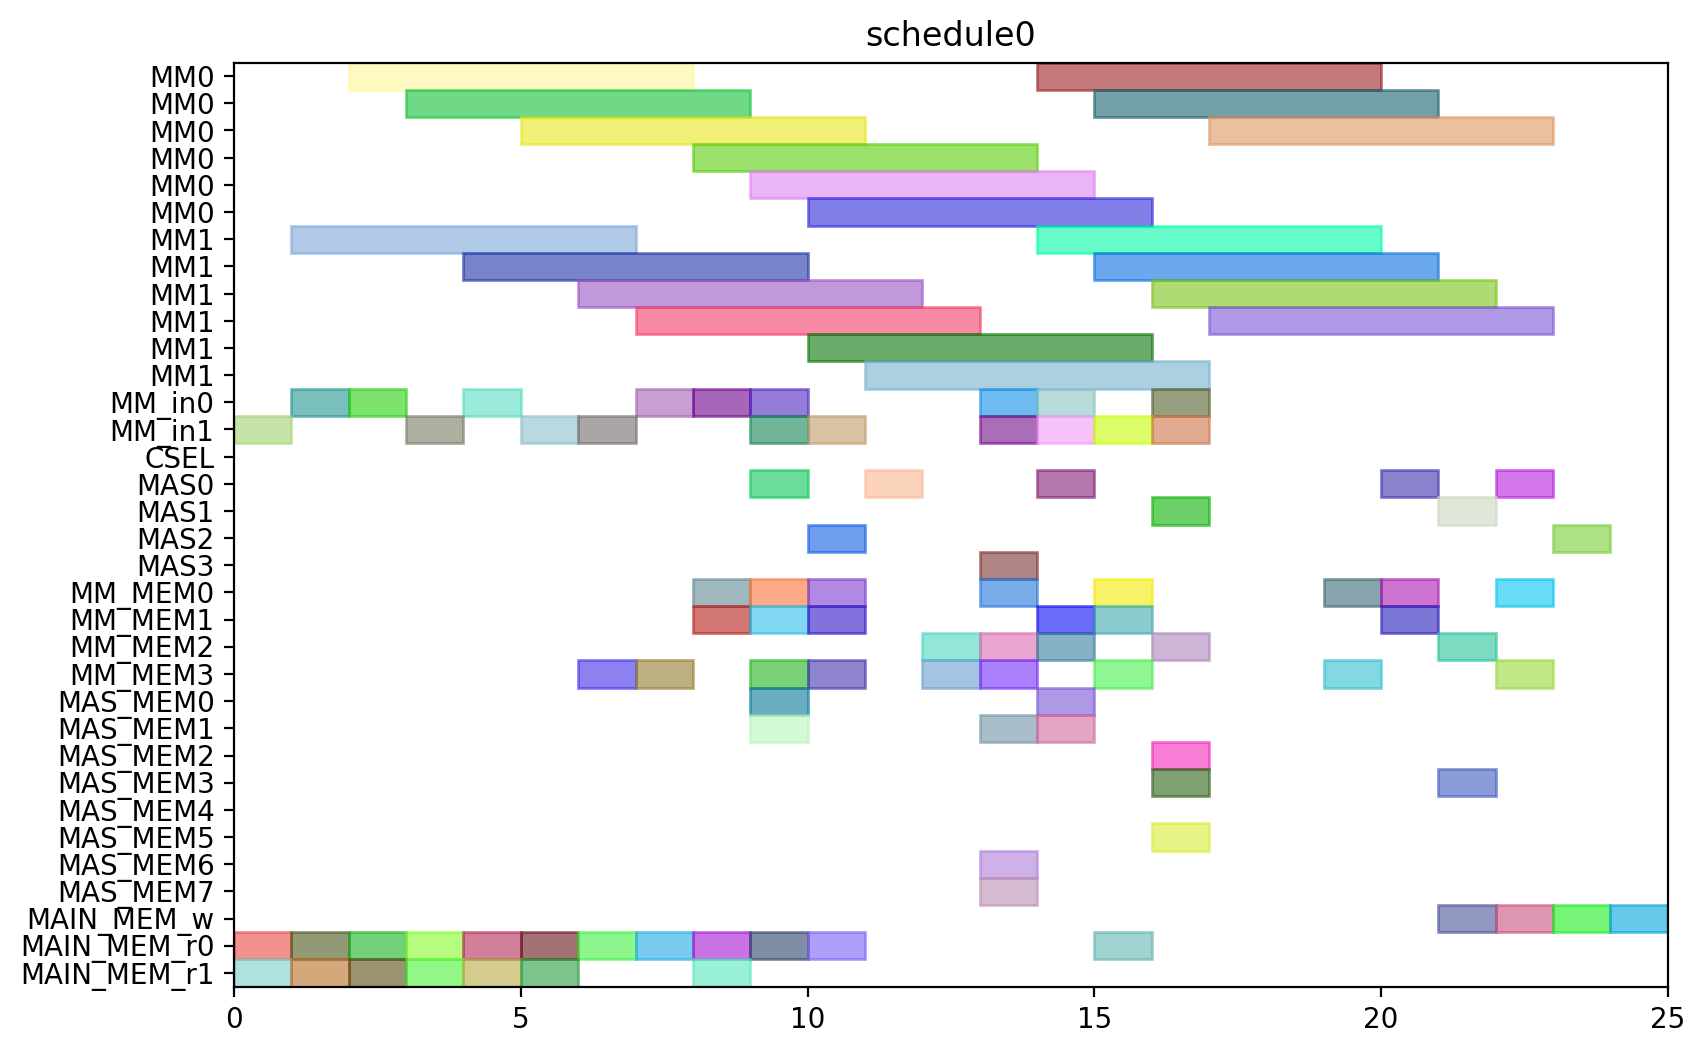

This chart was generated by the following Python code:
from pyschedule import Scenario, solvers, plotters, alt


def solve():
	horizon = 120
	S = Scenario("schedule0", horizon=horizon)

	# resource
	MM = S.Resources('MM', num=2, size=6)
	MM_in = S.Resources('MM_in', num=2)
	CSEL = S.Resource('CSEL')
	MAS = S.Resources('MAS', num=4, size=1, periods=range(1, horizon))
	MM_MEM = S.Resources('MM_MEM', num=4)
	MAS_MEM = S.Resources('MAS_MEM', num=8)
	MAIN_MEM_w = S.Resource('MAIN_MEM_w', size=1)
	MAIN_MEM_r = S.Resources('MAIN_MEM_r', num=2)

	# result of previous scheduling

	# new tasks
	T1 = S.Task('T1', length=6, delay_cost=1)
	T1 += alt(MM)
	T1_in = S.Task('T1_in', length=1, delay_cost=1)
	T1_in += alt(MM_in)
	S += T1_in*MM_in[0]<=T1*MM[0]
	S += T1_in*MM_in[1]<=T1*MM[1]
	T1_mem0 = S.Task('T1_mem0', length=1, delay_cost=1)
	T1_mem0 += MAIN_MEM_r[0]
	S += T1_mem0 <= T1

	T1_mem1 = S.Task('T1_mem1', length=1, delay_cost=1)
	T1_mem1 += MAIN_MEM_r[1]
	S += T1_mem1 <= T1

	T2 = S.Task('T2', length=6, delay_cost=1)
	T2 += alt(MM)
	T2_in = S.Task('T2_in', length=1, delay_cost=1)
	T2_in += alt(MM_in)
	S += T2_in*MM_in[0]<=T2*MM[0]
	S += T2_in*MM_in[1]<=T2*MM[1]
	T2_mem0 = S.Task('T2_mem0', length=1, delay_cost=1)
	T2_mem0 += MAIN_MEM_r[0]
	S += T2_mem0 <= T2

	T2_mem1 = S.Task('T2_mem1', length=1, delay_cost=1)
	T2_mem1 += MAIN_MEM_r[1]
	S += T2_mem1 <= T2

	T3 = S.Task('T3', length=6, delay_cost=1)
	T3 += alt(MM)
	T3_in = S.Task('T3_in', length=1, delay_cost=1)
	T3_in += alt(MM_in)
	S += T3_in*MM_in[0]<=T3*MM[0]
	S += T3_in*MM_in[1]<=T3*MM[1]
	T3_mem0 = S.Task('T3_mem0', length=1, delay_cost=1)
	T3_mem0 += MAIN_MEM_r[0]
	S += T3_mem0 <= T3

	T3_mem1 = S.Task('T3_mem1', length=1, delay_cost=1)
	T3_mem1 += MAIN_MEM_r[1]
	S += T3_mem1 <= T3

	T4 = S.Task('T4', length=6, delay_cost=1)
	T4 += alt(MM)
	T4_in = S.Task('T4_in', length=1, delay_cost=1)
	T4_in += alt(MM_in)
	S += T4_in*MM_in[0]<=T4*MM[0]
	S += T4_in*MM_in[1]<=T4*MM[1]
	T4_mem0 = S.Task('T4_mem0', length=1, delay_cost=1)
	T4_mem0 += MAIN_MEM_r[0]
	S += T4_mem0 <= T4

	T4_mem1 = S.Task('T4_mem1', length=1, delay_cost=1)
	T4_mem1 += MAIN_MEM_r[1]
	S += T4_mem1 <= T4

	T5 = S.Task('T5', length=6, delay_cost=1)
	T5 += alt(MM)
	T5_in = S.Task('T5_in', length=1, delay_cost=1)
	T5_in += alt(MM_in)
	S += T5_in*MM_in[0]<=T5*MM[0]
	S += T5_in*MM_in[1]<=T5*MM[1]
	T5_mem0 = S.Task('T5_mem0', length=1, delay_cost=1)
	T5_mem0 += MAIN_MEM_r[0]
	S += T5_mem0 <= T5

	T5_mem1 = S.Task('T5_mem1', length=1, delay_cost=1)
	T5_mem1 += MAIN_MEM_r[1]
	S += T5_mem1 <= T5

	T6 = S.Task('T6', length=6, delay_cost=1)
	T6 += alt(MM)
	T6_in = S.Task('T6_in', length=1, delay_cost=1)
	T6_in += alt(MM_in)
	S += T6_in*MM_in[0]<=T6*MM[0]
	S += T6_in*MM_in[1]<=T6*MM[1]
	T6_mem0 = S.Task('T6_mem0', length=1, delay_cost=1)
	T6_mem0 += MAIN_MEM_r[0]
	S += T6_mem0 <= T6

	T6_mem1 = S.Task('T6_mem1', length=1, delay_cost=1)
	T6_mem1 += MAIN_MEM_r[1]
	S += T6_mem1 <= T6

	T7 = S.Task('T7', length=6, delay_cost=1)
	T7 += alt(MM)
	T7_in = S.Task('T7_in', length=1, delay_cost=1)
	T7_in += alt(MM_in)
	S += T7_in*MM_in[0]<=T7*MM[0]
	S += T7_in*MM_in[1]<=T7*MM[1]
	T7_mem0 = S.Task('T7_mem0', length=1, delay_cost=1)
	T7_mem0 += MAIN_MEM_r[0]
	S += T7_mem0 <= T7

	T7_mem1 = S.Task('T7_mem1', length=1, delay_cost=1)
	T7_mem1 += MAIN_MEM_r[1]
	S += T7_mem1 <= T7

	T8 = S.Task('T8', length=6, delay_cost=1)
	T8 += alt(MM)
	T8_in = S.Task('T8_in', length=1, delay_cost=1)
	T8_in += alt(MM_in)
	S += T8_in*MM_in[0]<=T8*MM[0]
	S += T8_in*MM_in[1]<=T8*MM[1]
	T8_mem0 = S.Task('T8_mem0', length=1, delay_cost=1)
	T8_mem0 += MAIN_MEM_r[0]
	S += T8_mem0 <= T8

	T8_mem1 = S.Task('T8_mem1', length=1, delay_cost=1)
	T8_mem1 += alt(MM_MEM)
	S += (T1*MM[0])-1 < T8_mem1*MM_MEM[1]
	S += (T1*MM[1])-1 < T8_mem1*MM_MEM[3]
	S += T8_mem1 <= T8

	T9 = S.Task('T9', length=6, delay_cost=1)
	T9 += alt(MM)
	T9_in = S.Task('T9_in', length=1, delay_cost=1)
	T9_in += alt(MM_in)
	S += T9_in*MM_in[0]<=T9*MM[0]
	S += T9_in*MM_in[1]<=T9*MM[1]
	T9_mem0 = S.Task('T9_mem0', length=1, delay_cost=1)
	T9_mem0 += MAIN_MEM_r[0]
	S += T9_mem0 <= T9

	T9_mem1 = S.Task('T9_mem1', length=1, delay_cost=1)
	T9_mem1 += alt(MM_MEM)
	S += (T1*MM[0])-1 < T9_mem1*MM_MEM[1]
	S += (T1*MM[1])-1 < T9_mem1*MM_MEM[3]
	S += T9_mem1 <= T9

	T10 = S.Task('T10', length=6, delay_cost=1)
	T10 += alt(MM)
	T10_in = S.Task('T10_in', length=1, delay_cost=1)
	T10_in += alt(MM_in)
	S += T10_in*MM_in[0]<=T10*MM[0]
	S += T10_in*MM_in[1]<=T10*MM[1]
	T10_mem0 = S.Task('T10_mem0', length=1, delay_cost=1)
	T10_mem0 += MAIN_MEM_r[0]
	S += T10_mem0 <= T10

	T10_mem1 = S.Task('T10_mem1', length=1, delay_cost=1)
	T10_mem1 += alt(MM_MEM)
	S += (T3*MM[0])-1 < T10_mem1*MM_MEM[1]
	S += (T3*MM[1])-1 < T10_mem1*MM_MEM[3]
	S += T10_mem1 <= T10

	T11 = S.Task('T11', length=6, delay_cost=1)
	T11 += alt(MM)
	T11_in = S.Task('T11_in', length=1, delay_cost=1)
	T11_in += alt(MM_in)
	S += T11_in*MM_in[0]<=T11*MM[0]
	S += T11_in*MM_in[1]<=T11*MM[1]
	T11_mem0 = S.Task('T11_mem0', length=1, delay_cost=1)
	T11_mem0 += MAIN_MEM_r[0]
	S += T11_mem0 <= T11

	T11_mem1 = S.Task('T11_mem1', length=1, delay_cost=1)
	T11_mem1 += alt(MM_MEM)
	S += (T3*MM[0])-1 < T11_mem1*MM_MEM[1]
	S += (T3*MM[1])-1 < T11_mem1*MM_MEM[3]
	S += T11_mem1 <= T11

	T12 = S.Task('T12', length=1, delay_cost=1)
	T12 += alt(MAS)
	T12_mem0 = S.Task('T12_mem0', length=1, delay_cost=1)
	T12_mem0 += alt(MM_MEM)
	S += (T4*MM[0])-1 < T12_mem0*MM_MEM[0]
	S += (T4*MM[1])-1 < T12_mem0*MM_MEM[2]
	S += T12_mem0 <= T12

	T12_mem1 = S.Task('T12_mem1', length=1, delay_cost=1)
	T12_mem1 += alt(MM_MEM)
	S += (T2*MM[0])-1 < T12_mem1*MM_MEM[1]
	S += (T2*MM[1])-1 < T12_mem1*MM_MEM[3]
	S += T12_mem1 <= T12

	T13 = S.Task('T13', length=1, delay_cost=1)
	T13 += alt(MAS)
	T13_mem0 = S.Task('T13_mem0', length=1, delay_cost=1)
	T13_mem0 += alt(MM_MEM)
	S += (T4*MM[0])-1 < T13_mem0*MM_MEM[0]
	S += (T4*MM[1])-1 < T13_mem0*MM_MEM[2]
	S += T13_mem0 <= T13

	T13_mem1 = S.Task('T13_mem1', length=1, delay_cost=1)
	T13_mem1 += alt(MM_MEM)
	S += (T2*MM[0])-1 < T13_mem1*MM_MEM[1]
	S += (T2*MM[1])-1 < T13_mem1*MM_MEM[3]
	S += T13_mem1 <= T13

	T15 = S.Task('T15', length=1, delay_cost=1)
	T15 += alt(MAS)
	T15_mem0 = S.Task('T15_mem0', length=1, delay_cost=1)
	T15_mem0 += alt(MM_MEM)
	S += (T7*MM[0])-1 < T15_mem0*MM_MEM[0]
	S += (T7*MM[1])-1 < T15_mem0*MM_MEM[2]
	S += T15_mem0 <= T15

	T15_mem1 = S.Task('T15_mem1', length=1, delay_cost=1)
	T15_mem1 += alt(MM_MEM)
	S += (T7*MM[0])-1 < T15_mem1*MM_MEM[1]
	S += (T7*MM[1])-1 < T15_mem1*MM_MEM[3]
	S += T15_mem1 <= T15

	T14 = S.Task('T14', length=6, delay_cost=1)
	T14 += alt(MM)
	T14_in = S.Task('T14_in', length=1, delay_cost=1)
	T14_in += alt(MM_in)
	S += T14_in*MM_in[0]<=T14*MM[0]
	S += T14_in*MM_in[1]<=T14*MM[1]
	T14_mem0 = S.Task('T14_mem0', length=1, delay_cost=1)
	T14_mem0 += alt(MAS_MEM)
	S += (T13*MAS[0])-1 < T14_mem0*MAS_MEM[0]
	S += (T13*MAS[1])-1 < T14_mem0*MAS_MEM[2]
	S += (T13*MAS[2])-1 < T14_mem0*MAS_MEM[4]
	S += (T13*MAS[3])-1 < T14_mem0*MAS_MEM[6]
	S += T14_mem0 <= T14

	T14_mem1 = S.Task('T14_mem1', length=1, delay_cost=1)
	T14_mem1 += alt(MAS_MEM)
	S += (T13*MAS[0])-1 < T14_mem1*MAS_MEM[1]
	S += (T13*MAS[1])-1 < T14_mem1*MAS_MEM[3]
	S += (T13*MAS[2])-1 < T14_mem1*MAS_MEM[5]
	S += (T13*MAS[3])-1 < T14_mem1*MAS_MEM[7]
	S += T14_mem1 <= T14

	T16 = S.Task('T16', length=6, delay_cost=1)
	T16 += alt(MM)
	T16_in = S.Task('T16_in', length=1, delay_cost=1)
	T16_in += alt(MM_in)
	S += T16_in*MM_in[0]<=T16*MM[0]
	S += T16_in*MM_in[1]<=T16*MM[1]
	T16_mem0 = S.Task('T16_mem0', length=1, delay_cost=1)
	T16_mem0 += alt(MM_MEM)
	S += (T1*MM[0])-1 < T16_mem0*MM_MEM[0]
	S += (T1*MM[1])-1 < T16_mem0*MM_MEM[2]
	S += T16_mem0 <= T16

	T16_mem1 = S.Task('T16_mem1', length=1, delay_cost=1)
	T16_mem1 += alt(MM_MEM)
	S += (T8*MM[0])-1 < T16_mem1*MM_MEM[1]
	S += (T8*MM[1])-1 < T16_mem1*MM_MEM[3]
	S += T16_mem1 <= T16

	T17 = S.Task('T17', length=6, delay_cost=1)
	T17 += alt(MM)
	T17_in = S.Task('T17_in', length=1, delay_cost=1)
	T17_in += alt(MM_in)
	S += T17_in*MM_in[0]<=T17*MM[0]
	S += T17_in*MM_in[1]<=T17*MM[1]
	T17_mem0 = S.Task('T17_mem0', length=1, delay_cost=1)
	T17_mem0 += alt(MM_MEM)
	S += (T8*MM[0])-1 < T17_mem0*MM_MEM[0]
	S += (T8*MM[1])-1 < T17_mem0*MM_MEM[2]
	S += T17_mem0 <= T17

	T17_mem1 = S.Task('T17_mem1', length=1, delay_cost=1)
	T17_mem1 += alt(MAS_MEM)
	S += (T15*MAS[0])-1 < T17_mem1*MAS_MEM[1]
	S += (T15*MAS[1])-1 < T17_mem1*MAS_MEM[3]
	S += (T15*MAS[2])-1 < T17_mem1*MAS_MEM[5]
	S += (T15*MAS[3])-1 < T17_mem1*MAS_MEM[7]
	S += T17_mem1 <= T17

	T18 = S.Task('T18', length=1, delay_cost=1)
	T18 += alt(MAS)
	T18_mem0 = S.Task('T18_mem0', length=1, delay_cost=1)
	T18_mem0 += alt(MM_MEM)
	S += (T5*MM[0])-1 < T18_mem0*MM_MEM[0]
	S += (T5*MM[1])-1 < T18_mem0*MM_MEM[2]
	S += T18_mem0 <= T18

	T18_mem1 = S.Task('T18_mem1', length=1, delay_cost=1)
	T18_mem1 += alt(MM_MEM)
	S += (T9*MM[0])-1 < T18_mem1*MM_MEM[1]
	S += (T9*MM[1])-1 < T18_mem1*MM_MEM[3]
	S += T18_mem1 <= T18

	T19 = S.Task('T19', length=1, delay_cost=1)
	T19 += alt(MAS)
	T19_mem0 = S.Task('T19_mem0', length=1, delay_cost=1)
	T19_mem0 += alt(MM_MEM)
	S += (T5*MM[0])-1 < T19_mem0*MM_MEM[0]
	S += (T5*MM[1])-1 < T19_mem0*MM_MEM[2]
	S += T19_mem0 <= T19

	T19_mem1 = S.Task('T19_mem1', length=1, delay_cost=1)
	T19_mem1 += alt(MM_MEM)
	S += (T9*MM[0])-1 < T19_mem1*MM_MEM[1]
	S += (T9*MM[1])-1 < T19_mem1*MM_MEM[3]
	S += T19_mem1 <= T19

	T21 = S.Task('T21', length=1, delay_cost=1)
	T21 += alt(MAS)
	T21_mem0 = S.Task('T21_mem0', length=1, delay_cost=1)
	T21_mem0 += alt(MM_MEM)
	S += (T6*MM[0])-1 < T21_mem0*MM_MEM[0]
	S += (T6*MM[1])-1 < T21_mem0*MM_MEM[2]
	S += T21_mem0 <= T21

	T21_mem1 = S.Task('T21_mem1', length=1, delay_cost=1)
	T21_mem1 += alt(MM_MEM)
	S += (T10*MM[0])-1 < T21_mem1*MM_MEM[1]
	S += (T10*MM[1])-1 < T21_mem1*MM_MEM[3]
	S += T21_mem1 <= T21

	T24 = S.Task('T24', length=6, delay_cost=1)
	T24 += alt(MM)
	T24_in = S.Task('T24_in', length=1, delay_cost=1)
	T24_in += alt(MM_in)
	S += T24_in*MM_in[0]<=T24*MM[0]
	S += T24_in*MM_in[1]<=T24*MM[1]
	T24_mem0 = S.Task('T24_mem0', length=1, delay_cost=1)
	T24_mem0 += alt(MM_MEM)
	S += (T11*MM[0])-1 < T24_mem0*MM_MEM[0]
	S += (T11*MM[1])-1 < T24_mem0*MM_MEM[2]
	S += T24_mem0 <= T24

	T24_mem1 = S.Task('T24_mem1', length=1, delay_cost=1)
	T24_mem1 += alt(MAS_MEM)
	S += (T12*MAS[0])-1 < T24_mem1*MAS_MEM[1]
	S += (T12*MAS[1])-1 < T24_mem1*MAS_MEM[3]
	S += (T12*MAS[2])-1 < T24_mem1*MAS_MEM[5]
	S += (T12*MAS[3])-1 < T24_mem1*MAS_MEM[7]
	S += T24_mem1 <= T24

	T20 = S.Task('T20', length=6, delay_cost=1)
	T20 += alt(MM)
	T20_in = S.Task('T20_in', length=1, delay_cost=1)
	T20_in += alt(MM_in)
	S += T20_in*MM_in[0]<=T20*MM[0]
	S += T20_in*MM_in[1]<=T20*MM[1]
	T20_mem0 = S.Task('T20_mem0', length=1, delay_cost=1)
	T20_mem0 += alt(MAS_MEM)
	S += (T15*MAS[0])-1 < T20_mem0*MAS_MEM[0]
	S += (T15*MAS[1])-1 < T20_mem0*MAS_MEM[2]
	S += (T15*MAS[2])-1 < T20_mem0*MAS_MEM[4]
	S += (T15*MAS[3])-1 < T20_mem0*MAS_MEM[6]
	S += T20_mem0 <= T20

	T20_mem1 = S.Task('T20_mem1', length=1, delay_cost=1)
	T20_mem1 += alt(MAS_MEM)
	S += (T18*MAS[0])-1 < T20_mem1*MAS_MEM[1]
	S += (T18*MAS[1])-1 < T20_mem1*MAS_MEM[3]
	S += (T18*MAS[2])-1 < T20_mem1*MAS_MEM[5]
	S += (T18*MAS[3])-1 < T20_mem1*MAS_MEM[7]
	S += T20_mem1 <= T20

	T22 = S.Task('T22', length=6, delay_cost=1)
	T22 += alt(MM)
	T22_in = S.Task('T22_in', length=1, delay_cost=1)
	T22_in += alt(MM_in)
	S += T22_in*MM_in[0]<=T22*MM[0]
	S += T22_in*MM_in[1]<=T22*MM[1]
	T22_mem0 = S.Task('T22_mem0', length=1, delay_cost=1)
	T22_mem0 += alt(MAS_MEM)
	S += (T21*MAS[0])-1 < T22_mem0*MAS_MEM[0]
	S += (T21*MAS[1])-1 < T22_mem0*MAS_MEM[2]
	S += (T21*MAS[2])-1 < T22_mem0*MAS_MEM[4]
	S += (T21*MAS[3])-1 < T22_mem0*MAS_MEM[6]
	S += T22_mem0 <= T22

	T22_mem1 = S.Task('T22_mem1', length=1, delay_cost=1)
	T22_mem1 += alt(MAS_MEM)
	S += (T21*MAS[0])-1 < T22_mem1*MAS_MEM[1]
	S += (T21*MAS[1])-1 < T22_mem1*MAS_MEM[3]
	S += (T21*MAS[2])-1 < T22_mem1*MAS_MEM[5]
	S += (T21*MAS[3])-1 < T22_mem1*MAS_MEM[7]
	S += T22_mem1 <= T22

	T23 = S.Task('T23', length=6, delay_cost=1)
	T23 += alt(MM)
	T23_in = S.Task('T23_in', length=1, delay_cost=1)
	T23_in += alt(MM_in)
	S += T23_in*MM_in[0]<=T23*MM[0]
	S += T23_in*MM_in[1]<=T23*MM[1]
	T23_mem0 = S.Task('T23_mem0', length=1, delay_cost=1)
	T23_mem0 += alt(MAS_MEM)
	S += (T19*MAS[0])-1 < T23_mem0*MAS_MEM[0]
	S += (T19*MAS[1])-1 < T23_mem0*MAS_MEM[2]
	S += (T19*MAS[2])-1 < T23_mem0*MAS_MEM[4]
	S += (T19*MAS[3])-1 < T23_mem0*MAS_MEM[6]
	S += T23_mem0 <= T23

	T23_mem1 = S.Task('T23_mem1', length=1, delay_cost=1)
	T23_mem1 += alt(MAS_MEM)
	S += (T19*MAS[0])-1 < T23_mem1*MAS_MEM[1]
	S += (T19*MAS[1])-1 < T23_mem1*MAS_MEM[3]
	S += (T19*MAS[2])-1 < T23_mem1*MAS_MEM[5]
	S += (T19*MAS[3])-1 < T23_mem1*MAS_MEM[7]
	S += T23_mem1 <= T23

	Z2_new = S.Task('Z2_new', length=6, delay_cost=1)
	Z2_new += alt(MM)
	Z2_new_in = S.Task('Z2_new_in', length=1, delay_cost=1)
	Z2_new_in += alt(MM_in)
	S += Z2_new_in*MM_in[0]<=Z2_new*MM[0]
	S += Z2_new_in*MM_in[1]<=Z2_new*MM[1]
	S += 0<Z2_new

	Z2_new_w = S.Task('Z2_new_w', length=1, delay_cost=1)
	Z2_new_w += alt(MAIN_MEM_w)
	S += Z2_new <= Z2_new_w

	Z2_new_mem0 = S.Task('Z2_new_mem0', length=1, delay_cost=1)
	Z2_new_mem0 += MAIN_MEM_r[0]
	S += Z2_new_mem0 <= Z2_new

	Z2_new_mem1 = S.Task('Z2_new_mem1', length=1, delay_cost=1)
	Z2_new_mem1 += alt(MM_MEM)
	S += (T14*MM[0])-1 < Z2_new_mem1*MM_MEM[1]
	S += (T14*MM[1])-1 < Z2_new_mem1*MM_MEM[3]
	S += Z2_new_mem1 <= Z2_new

	T25 = S.Task('T25', length=1, delay_cost=1)
	T25 += alt(MAS)
	T25_mem0 = S.Task('T25_mem0', length=1, delay_cost=1)
	T25_mem0 += alt(MM_MEM)
	S += (T20*MM[0])-1 < T25_mem0*MM_MEM[0]
	S += (T20*MM[1])-1 < T25_mem0*MM_MEM[2]
	S += T25_mem0 <= T25

	T25_mem1 = S.Task('T25_mem1', length=1, delay_cost=1)
	T25_mem1 += alt(MM_MEM)
	S += (T20*MM[0])-1 < T25_mem1*MM_MEM[1]
	S += (T20*MM[1])-1 < T25_mem1*MM_MEM[3]
	S += T25_mem1 <= T25

	X2_new = S.Task('X2_new', length=1, delay_cost=1)
	X2_new += alt(MAS)
	S += 0<X2_new

	X2_new_w = S.Task('X2_new_w', length=1, delay_cost=1)
	X2_new_w += alt(MAIN_MEM_w)
	S += X2_new <= X2_new_w

	X2_new_mem0 = S.Task('X2_new_mem0', length=1, delay_cost=1)
	X2_new_mem0 += alt(MM_MEM)
	S += (T22*MM[0])-1 < X2_new_mem0*MM_MEM[0]
	S += (T22*MM[1])-1 < X2_new_mem0*MM_MEM[2]
	S += X2_new_mem0 <= X2_new

	X2_new_mem1 = S.Task('X2_new_mem1', length=1, delay_cost=1)
	X2_new_mem1 += alt(MM_MEM)
	S += (T24*MM[0])-1 < X2_new_mem1*MM_MEM[1]
	S += (T24*MM[1])-1 < X2_new_mem1*MM_MEM[3]
	S += X2_new_mem1 <= X2_new

	X1_new = S.Task('X1_new', length=1, delay_cost=1)
	X1_new += alt(MAS)
	S += 0<X1_new

	X1_new_w = S.Task('X1_new_w', length=1, delay_cost=1)
	X1_new_w += alt(MAIN_MEM_w)
	S += X1_new <= X1_new_w

	X1_new_mem0 = S.Task('X1_new_mem0', length=1, delay_cost=1)
	X1_new_mem0 += alt(MM_MEM)
	S += (T23*MM[0])-1 < X1_new_mem0*MM_MEM[0]
	S += (T23*MM[1])-1 < X1_new_mem0*MM_MEM[2]
	S += X1_new_mem0 <= X1_new

	X1_new_mem1 = S.Task('X1_new_mem1', length=1, delay_cost=1)
	X1_new_mem1 += alt(MM_MEM)
	S += (T17*MM[0])-1 < X1_new_mem1*MM_MEM[1]
	S += (T17*MM[1])-1 < X1_new_mem1*MM_MEM[3]
	S += X1_new_mem1 <= X1_new

	Z1_new = S.Task('Z1_new', length=1, delay_cost=1)
	Z1_new += alt(MAS)
	S += 0<Z1_new

	Z1_new_w = S.Task('Z1_new_w', length=1, delay_cost=1)
	Z1_new_w += alt(MAIN_MEM_w)
	S += Z1_new <= Z1_new_w

	Z1_new_mem0 = S.Task('Z1_new_mem0', length=1, delay_cost=1)
	Z1_new_mem0 += alt(MM_MEM)
	S += (T16*MM[0])-1 < Z1_new_mem0*MM_MEM[0]
	S += (T16*MM[1])-1 < Z1_new_mem0*MM_MEM[2]
	S += Z1_new_mem0 <= Z1_new

	Z1_new_mem1 = S.Task('Z1_new_mem1', length=1, delay_cost=1)
	Z1_new_mem1 += alt(MAS_MEM)
	S += (T25*MAS[0])-1 < Z1_new_mem1*MAS_MEM[1]
	S += (T25*MAS[1])-1 < Z1_new_mem1*MAS_MEM[3]
	S += (T25*MAS[2])-1 < Z1_new_mem1*MAS_MEM[5]
	S += (T25*MAS[3])-1 < Z1_new_mem1*MAS_MEM[7]
	S += Z1_new_mem1 <= Z1_new

	solvers.mip.solve(S,msg=1,kind='CPLEX',ratio_gap=1.01)

	solution = [['hoge']*len(S.solution()[1]) for i in range(len(S.solution()))]
	for i in range(len(S.solution())):
		for j in range(len(S.solution()[i])):
			solution[i][j]=str(S.solution()[i][j])
	print(solution)

	cycles = int(solution[-1][3])

	pic_file_name = "/home/mfukuda/ABE/multiRAM_multiMAS_16mux/scheduling_result/stage6MM2_stage1MAS4/EP_LADDERMUL/schedule0.png"
	if(S.solution() != []):
		plotters.matplotlib.plot(S,img_filename=pic_file_name, show_task_labels=False, fig_size=(cycles*0.25+3, 6))

	return solution
